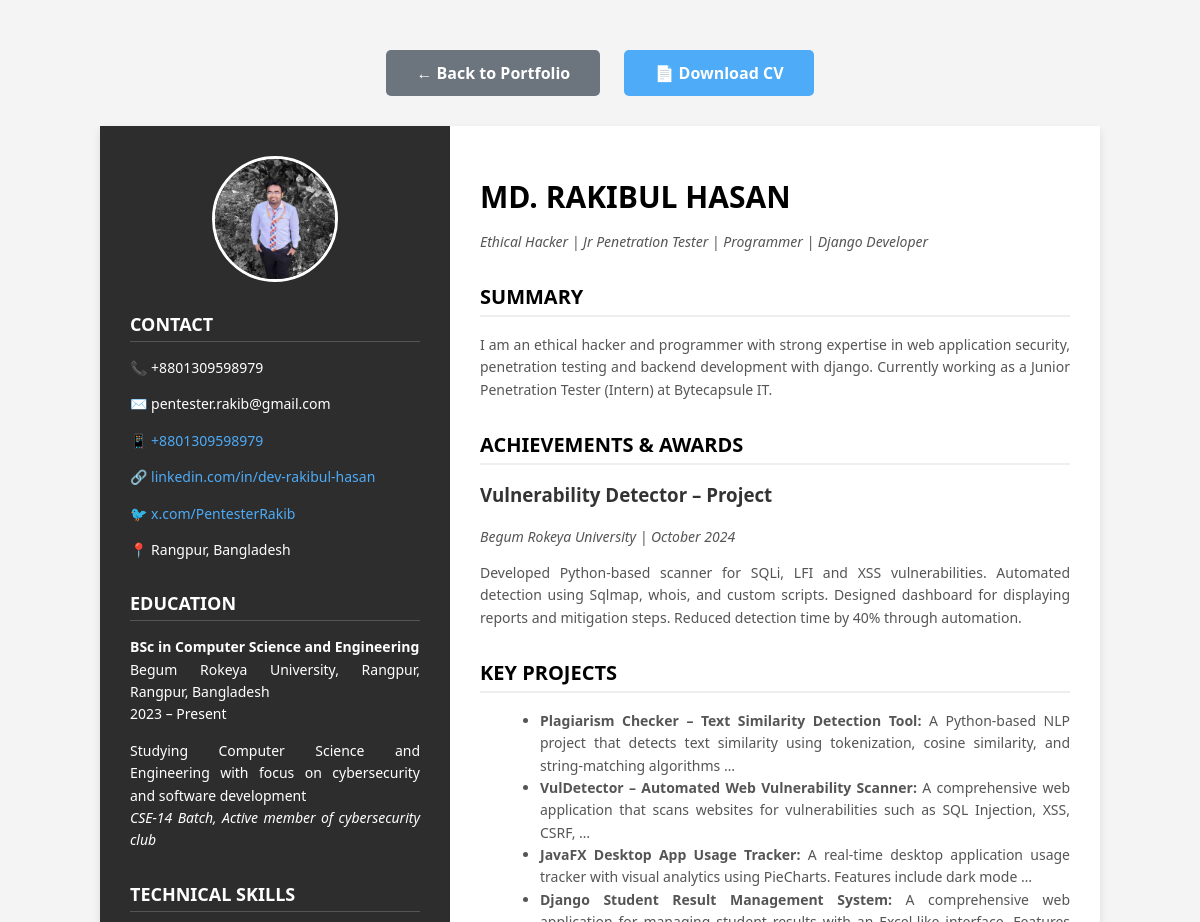
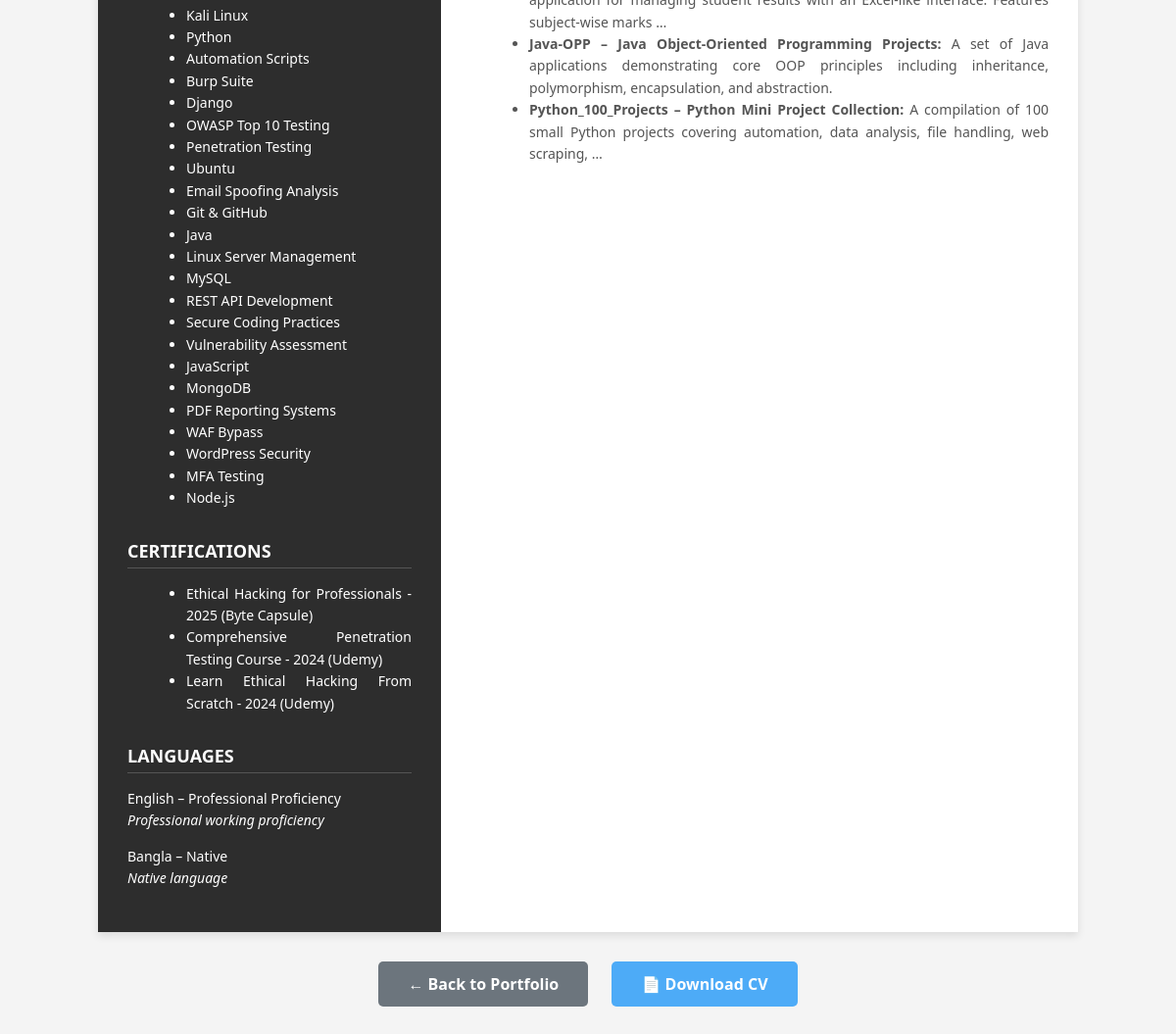
The app's page /cv/ with its own data (2 pictures, top to bottom).
### portfolio/models.py (models this page shows, shortened)
class Profile(models.Model):
    name = models.CharField(max_length=100, default='Md. Rakibul Hasan')
    title = models.CharField(max_length=200, default='Ethical Hacker | Junior Penetration Tester | Programmer | Django Developer')
    about = models.TextField(default='I am an ethical hacker and programmer with strong expertise in web application security, penetration testing, and backend development.')
    profile_image = models.ImageField(upload_to='profile/', blank=True, null=True)
    cv_file = models.FileField(upload_to='cv/', blank=True, null=True)
    email = models.EmailField(default='pentester.rakib@gmail.com')
    secondary_email = models.EmailField(default='pentester.rakib@outlook.com', blank=True, help_text='Secondary email address')
    phone = models.CharField(max_length=20, default='+8801309598979', help_text='Phone number with country code')
    whatsapp = models.CharField(max_length=20, default='+8801309598979', help_text='WhatsApp number with country code')
    location = models.CharField(max_length=100, default='Rangpur, Bangladesh')
    github_url = models.URLField(default='https://github.com/dev-rakibul-hasan')
    linkedin_url = models.URLField(default='https://www.linkedin.com/in/dev-rakibul-hasan/')
    facebook_url = models.URLField(default='https://www.facebook.com/HasanRakib.Dev')
    x_url = models.URLField(default='https://x.com/PentesterRakib', blank=True, help_text='X (Twitter) profile URL')
    class Meta:
        verbose_name = "Profile Settings"
        verbose_name_plural = "Profile Settings"

class Education(models.Model):
    DEGREE_CHOICES = [
        ('bsc', 'BSc'),
        ('msc', 'MSc'),
        ('phd', 'PhD'),
        ('diploma', 'Diploma'),
        ('certificate', 'Certificate'),
        ('other', 'Other'),
    ]
    profile = models.ForeignKey(Profile, on_delete=models.CASCADE, related_name='education', help_text='Profile this education belongs to')
    degree = models.CharField(max_length=200, help_text='Degree or qualification name')
    institution = models.CharField(max_length=200, help_text='Institution or university name')
    location = models.CharField(max_length=100, blank=True, help_text='City, Country')
    start_date = models.DateField(help_text='Start date')
    end_date = models.DateField(blank=True, null=True, help_text='End date (leave blank if current)')
    is_current = models.BooleanField(default=False, help_text='Check if this is your current education')
    description = models.TextField(blank=True, help_text='Additional details about your education')
    gpa = models.DecimalField(max_digits=3, decimal_places=2, blank=True, null=True, help_text='GPA if applicable')
    achievements = models.TextField(blank=True, help_text='Notable achievements, awards, or activities')
    degree_type = models.CharField(max_length=20, choices=DEGREE_CHOICES, default='bsc', help_text='Type of degree')
    featured = models.BooleanField(default=False, help_text='Feature this education prominently')
    priority = models.IntegerField(default=0, help_text='Display order (higher numbers appear first)')
    def duration_display(self):
        if self.is_current:
            return f"{self.start_date.strftime('%Y')} – Present"
        elif self.end_date:
            return f"{self.start_date.strftime('%Y')} – {self.end_date.strftime('%Y')}"
        return f"{self.start_date.strftime('%Y')} – Present"
    class Meta:
        ordering = ['-priority', '-start_date']
        verbose_name = "Education"
        verbose_name_plural = "Education"

class Skill(models.Model):
    LEVEL_CHOICES = [
        ('Beginner', 'Beginner (0-30%)'),
        ('Intermediate', 'Intermediate (31-60%)'),
        ('Advanced', 'Advanced (61-80%)'),
        ('Expert', 'Expert (81-100%)'),
    ]
    name = models.CharField(max_length=100)
    level = models.IntegerField(default=50, help_text='Skill level percentage (0-100)')
    category = models.CharField(max_length=100, default='General', help_text='e.g., Programming, Cybersecurity, Tools')
    icon = models.ImageField(upload_to='skills/', blank=True, null=True)
    class Meta:
        ordering = ['-level', 'name']

class Certification(models.Model):
    title = models.CharField(max_length=200)
    organization = models.CharField(max_length=200)
    issue_date = models.DateField()
    expiry_date = models.DateField(blank=True, null=True)
    certificate_image = models.ImageField(upload_to='certificates/', blank=True, null=True)
    credential_id = models.CharField(max_length=100, blank=True, null=True)
    verification_url = models.URLField(blank=True, null=True)
    description = models.TextField(blank=True, help_text='Brief description of the certification')
    class Meta:
        ordering = ['-issue_date']

class Language(models.Model):
    PROFICIENCY_CHOICES = [
        ('native', 'Native'),
        ('fluent', 'Fluent'),
        ('professional', 'Professional Proficiency'),
        ('intermediate', 'Intermediate'),
        ('basic', 'Basic'),
        ('beginner', 'Beginner'),
    ]
    profile = models.ForeignKey(Profile, on_delete=models.CASCADE, related_name='languages', help_text='Profile this language belongs to')
    name = models.CharField(max_length=100, help_text='Language name')
    proficiency = models.CharField(max_length=20, choices=PROFICIENCY_CHOICES, default='intermediate', help_text='Proficiency level')
    description = models.TextField(blank=True, help_text='Additional details about your language skills')
    featured = models.BooleanField(default=False, help_text='Feature this language prominently')
    priority = models.IntegerField(default=0, help_text='Display order (higher numbers appear first)')
    class Meta:
        ordering = ['-priority', 'name']
        verbose_name = "Language"
        verbose_name_plural = "Languages"

class Achievement(models.Model):
    ACHIEVEMENT_TYPE_CHOICES = [
        ('award', 'Award'),
        ('competition', 'Competition'),
        ('certification', 'Certification'),
        ('publication', 'Publication'),
        ('presentation', 'Presentation'),
        ('project', 'Project'),
        ('other', 'Other'),
    ]
    profile = models.ForeignKey(Profile, on_delete=models.CASCADE, related_name='achievements', help_text='Profile this achievement belongs to')
    title = models.CharField(max_length=200, help_text='Achievement title')
    description = models.TextField(help_text='Description of the achievement')
    achievement_type = models.CharField(max_length=20, choices=ACHIEVEMENT_TYPE_CHOICES, default='award', help_text='Type of achievement')
    organization = models.CharField(max_length=200, blank=True, help_text='Organization or institution')
    date = models.DateField(help_text='Date of achievement')
    certificate_image = models.ImageField(upload_to='achievements/', blank=True, null=True, help_text='Certificate or award image')
    url = models.URLField(blank=True, null=True, help_text='Related URL or verification link')
    featured = models.BooleanField(default=False, help_text='Feature this achievement prominently')
    priority = models.IntegerField(default=0, help_text='Display order (higher numbers appear first)')
    class Meta:
        ordering = ['-priority', '-date']
        verbose_name = "Achievement"
        verbose_name_plural = "Achievements"

class Project(models.Model):
    PRIORITY_CHOICES = [
        ('High', 'High Priority'),
        ('Medium', 'Medium Priority'),
        ('Low', 'Low Priority'),
    ]
    title = models.CharField(max_length=200)
    description = models.TextField()
    image = models.ImageField(upload_to='projects/', blank=True, null=True)
    github_link = models.URLField(blank=True, null=True)
    live_link = models.URLField(blank=True, null=True, help_text='Live demo URL')
    tags = models.CharField(max_length=200, help_text='Comma-separated tags')
    priority = models.CharField(max_length=10, choices=PRIORITY_CHOICES, default='Medium')
    featured = models.BooleanField(default=False, help_text='Show on homepage')
    created_date = models.DateField(auto_now_add=True, null=True, blank=True)
    technologies = models.TextField(blank=True, help_text='Technologies used (one per line)')
    class Meta:
        ordering = ['-featured', '-created_date']

### portfolio/views.py (the view)
# urls.py: path('cv/', views.cv_view, name='cv'),
def cv_view(request):
    try:
        profile = Profile.objects.first()
    except Profile.DoesNotExist:
        profile = None
    skills = Skill.objects.all()
    certifications = Certification.objects.all()
    projects = Project.objects.all()[:6]  # Limit to 6 projects for CV
    context = {
        'profile': profile,
        'skills': skills,
        'certifications': certifications,
        'projects': projects,
    }
    return render(request, 'portfolio/cv.html', context)

### portfolio/context_processors.py (called while the page is built)
def profile_processor(request):
    try:
        profile = Profile.objects.first()
    except:
        profile = None
    return {
        'profile': profile,
    }

### portfolio/templates/portfolio/cv.html (shortened to what this page needs)
<!DOCTYPE html>
<html lang="en">
<head>
</head>
<body>
    <div class="cv-actions">
        <a href="/" class="btn btn-secondary">← Back to Portfolio</a>
        <a href="#" onclick="window.print()" class="btn btn-primary">📄 Download CV</a>
    </div>
    <div class="resume-container">
        <div class="left">
            {% if profile.profile_image %}
                <img src="{{ profile.profile_image.url }}" alt="Profile Photo" class="profile-img">
            {% else %}
                <img src="https://via.placeholder.com/120x120/2d2d2d/ffffff?text=Photo" alt="Profile Photo" class="profile-img">
            {% endif %}
            <h2>CONTACT</h2>
            <p>📞 {{ profile.phone|default:"+8801309598979" }}</p>
            <p>✉️ {{ profile.email|default:"pentester.rakib@gmail.com" }}</p>
            <p>📱 <a href="https://wa.me/{{ profile.whatsapp|default:'8801309598979' }}" target="_blank">{{ profile.whatsapp|default:"+8801309598979" }}</a></p>
            <p><a href="{{ profile.linkedin_url|default:'https://www.linkedin.com/in/dev-rakibul-hasan/' }}">🔗 linkedin.com/in/dev-rakibul-hasan</a></p>
            <p><a href="{{ profile.x_url|default:'https://x.com/PentesterRakib' }}" target="_blank">🐦 x.com/PentesterRakib</a></p>
            <p>📍 {{ profile.location|default:"Rangpur, Bangladesh" }}</p>
            <h2>EDUCATION</h2>
            {% for edu in profile.education.all %}
                <p><strong>{{ edu.degree }}</strong><br>{{ edu.institution }}{% if edu.location %}, {{ edu.location }}{% endif %}<br>{{ edu.duration_display }}</p>
                {% if edu.description or edu.achievements %}
                    <p class="education-details">{{ edu.description }}{% if edu.achievements %}<br><em>{{ edu.achievements }}</em>{% endif %}</p>
                {% endif %}
            {% empty %}
                <p><strong>BSc in Computer Science and Engineering</strong><br>Begum Rokeya University, Rangpur<br>2023 – Present</p>
            {% endfor %}
            <h2>TECHNICAL SKILLS</h2>
            <ul>
                {% for skill in skills %}
                    <li>{{ skill.name }}</li>
                {% endfor %}
            </ul>
            <h2>CERTIFICATIONS</h2>
            <ul>
                {% for cert in certifications %}
                    <li>{{ cert.title }} - {{ cert.issue_date.year }} ({{ cert.organization }})</li>
                {% empty %}
                    <li>Learn Ethical Hacking From Scratch - 2024 (Udemy, zSecurity)</li>
                    <li>Learn Python and Ethical Hacking From Scratch - 2024 (Udemy, zSecurity)</li>
                    <li>Penetration Testing - 2024 (Udemy, zSecurity)</li>
                    <li>Ethical Hacking for Professionals - 2025 (Byte Capsule)</li>
                {% endfor %}
            </ul>
            <h2>LANGUAGES</h2>
            {% for lang in profile.languages.all %}
                <p>{{ lang.name }} – {{ lang.get_proficiency_display }}{% if lang.description %}<br><em>{{ lang.description }}</em>{% endif %}</p>
            {% empty %}
                <p>Bangla – Native<br>English – Professional Proficiency</p>
            {% endfor %}
        </div>
        <div class="right">
            <h1>{{ profile.name|upper|default:"MD. RAKIBUL HASAN" }}</h1>
            <p><em>{{ profile.title|default:"Cyber Security Specialist | Ethical Hacker | Penetration Tester" }}</em></p>
            <h2>SUMMARY</h2>
            <p>{{ profile.about|default:"Passionate cybersecurity professional with expertise in ethical hacking, penetration testing and web application security. Skilled in automating security scans, vulnerability detection and system hardening. Proven ability to identify and mitigate real-world threats effectively." }}</p>
            <h2>ACHIEVEMENTS & AWARDS</h2>
            {% for achievement in profile.achievements.all %}
                <h3>{{ achievement.title }}</h3>
                <p><em>{{ achievement.organization|default:achievement.get_achievement_type_display }} | {{ achievement.date|date:"F Y" }}</em></p>
                <p>{{ achievement.description }}</p>
            {% endfor %}
            <h2>KEY PROJECTS</h2>
            <ul>
                {% for project in projects %}
                    <li><strong>{{ project.title }}:</strong> {{ project.description|striptags|truncatewords:15 }}</li>
                {% endfor %}
            </ul>
        </div>
    </div>
    <div class="cv-actions">
        <a href="/" class="btn btn-secondary">← Back to Portfolio</a>
        <a href="#" onclick="window.print()" class="btn btn-primary">📄 Download CV</a>
    </div>
</body>
</html>

### portfolio/templates/portfolio/cv.html (style rules this page uses)
body { font-family: 'Segoe UI', sans-serif; margin: 0; padding: 20px; background: #f4f4f4; }
.resume-container { max-width: 1000px; margin: 30px auto; background: #fff; display: grid; grid-template-columns: 35% 65%; box-shadow: 0 4px 8px rgba(0,0,0,.1); }
.left { background: #2d2d2d; color: #fff; padding: 30px; text-align: justify; }
.left h2 { font-size: 18px; border-bottom: 1px solid #555; padding-bottom: 5px; margin-top: 30px; text-align: left; }
.left p, .left li { font-size: 14px; line-height: 1.6; }
.profile-img { width: 120px; height: 120px; border-radius: 50%; display: block; margin: 0 auto 20px; object-fit: cover; border: 3px solid #fff; }
.right { padding: 30px; text-align: justify; }
.right h1 { font-size: 30px; margin-bottom: 5px; text-align: left; }
.right h3 { margin-top: 15px; color: #333; text-align: left; }
.right h2 { font-size: 20px; border-bottom: 2px solid #eee; padding-bottom: 5px; margin-top: 30px; text-align: left; }
.right p, .right li { font-size: 14px; color: #555; line-height: 1.6; }
ul { margin: 8px 0 0 20px; }
a { color: #4dabf7; text-decoration: none; }
.cv-actions { text-align: center; margin: 30px 0; }
.btn { display: inline-block; padding: 12px 30px; margin: 0 10px; border-radius: 5px; text-decoration: none; font-weight: bold; transition: all 0.3s ease; }
.btn-primary { background: #4dabf7; color: white; }
.btn-secondary { background: #6c757d; color: white; }

### records on screen
Profile: profile_image (placeholder picture), phone "+8801309598979", email "pentester.rakib@gmail.com", whatsapp "+8801309598979", location "Rangpur, Bangladesh", name "MD. RAKIBUL HASAN", title|Ethical "Ethical Hacker | Jr Penetration Tester | Programmer | Django Developer", about "I am an ethical hacker and programmer with strong expertise in web application security, penetration testing and backend development with django. Currently working as a Junior Penetration Tester (Intern) at Bytecapsule IT."
Education: degree "BSc in Computer Science and Engineering", institution "Begum Rokeya University, Rangpur", location "Rangpur, Bangladesh", duration_display "2023 – Present", description "Studying Computer Science and Engineering with focus on cybersecurity and software development", achievements "CSE-14 Batch, Active member of cybersecurity club"
Skill: name "Kali Linux"
Skill: name "Python"
Skill: name "Automation Scripts"
Skill: name "Burp Suite"
Skill: name "Django"
Skill: name "OWASP Top 10 Testing"
Skill: name "Penetration Testing"
Skill: name "Ubuntu"
Skill: name "Email Spoofing Analysis"
Skill: name "Git & GitHub"
Skill: name "Java"
Skill: name "Linux Server Management"
Skill: name "MySQL"
Skill: name "REST API Development"
Skill: name "Secure Coding Practices"
Skill: name "Vulnerability Assessment"
Skill: name "JavaScript"
Skill: name "MongoDB"
Skill: name "PDF Reporting Systems"
Skill: name "WAF Bypass"
Skill: name "WordPress Security"
Skill: name "MFA Testing"
Skill: name "Node.js"
Certification: title "Ethical Hacking for Professionals", issue_date.year "2025", organization "Byte Capsule"
Certification: title "Comprehensive Penetration Testing Course", issue_date.year "2024", organization "Udemy"
Certification: title "Learn Ethical Hacking From Scratch", issue_date.year "2024", organization "Udemy"
Language: name "English", proficiency "Professional Proficiency", description "Professional working proficiency"
Language: name "Bangla", proficiency "Native", description "Native language"
Achievement: title "Vulnerability Detector – Project", organization "Begum Rokeya University", date "October 2024", description "Developed Python-based scanner for SQLi, LFI and XSS vulnerabilities. Automated detection using Sqlmap, whois, and custom scripts. Designed dashboard for displaying reports and mitigation steps. Reduced detection time by 40% through automation."
Project: title "Plagiarism Checker – Text Similarity Detection Tool", description "A Python-based NLP project that detects text similarity using tokenization, cosine similarity, and string-matching algorithms …"
Project: title "VulDetector – Automated Web Vulnerability Scanner", description "A comprehensive web application that scans websites for vulnerabilities such as SQL Injection, XSS, CSRF, …"
Project: title "JavaFX Desktop App Usage Tracker", description "A real-time desktop application usage tracker with visual analytics using PieCharts. Features include dark mode …"
Project: title "Django Student Result Management System", description "A comprehensive web application for managing student results with an Excel-like interface. Features subject-wise marks …"
Project: title "Java-OPP – Java Object-Oriented Programming Projects", description "A set of Java applications demonstrating core OOP principles including inheritance, polymorphism, encapsulation, and abstraction."
Project: title "Python_100_Projects – Python Mini Project Collection", description "A compilation of 100 small Python projects covering automation, data analysis, file handling, web scraping, …"
